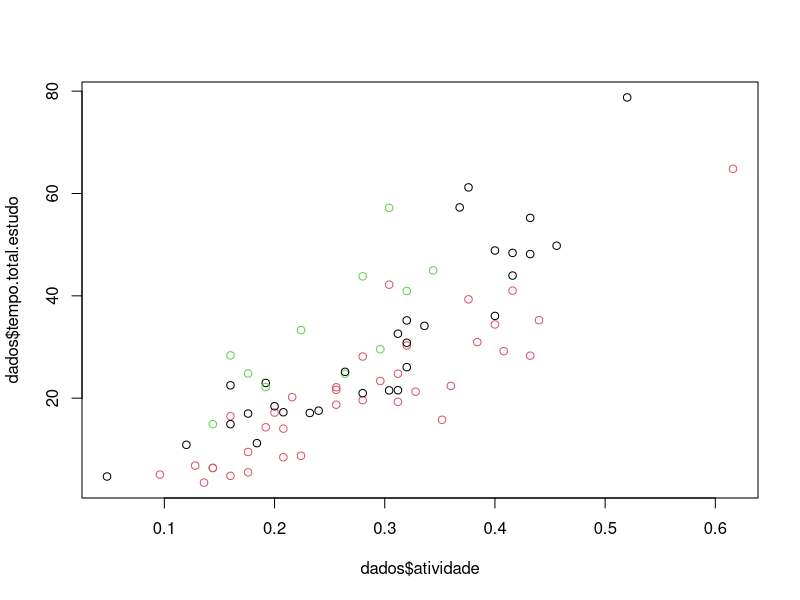
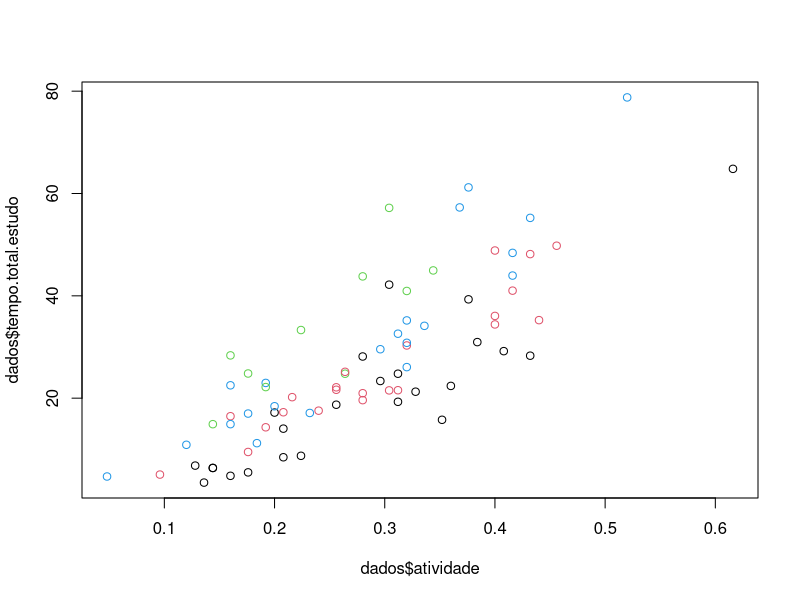
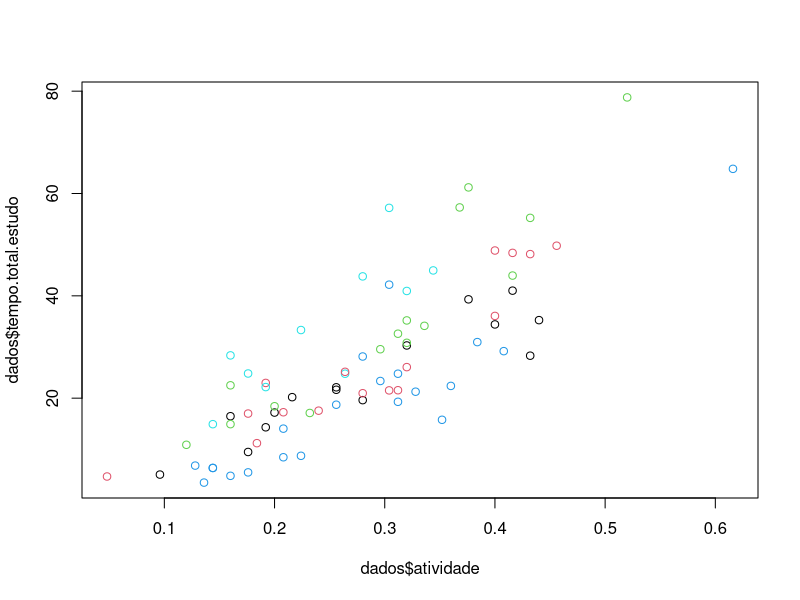
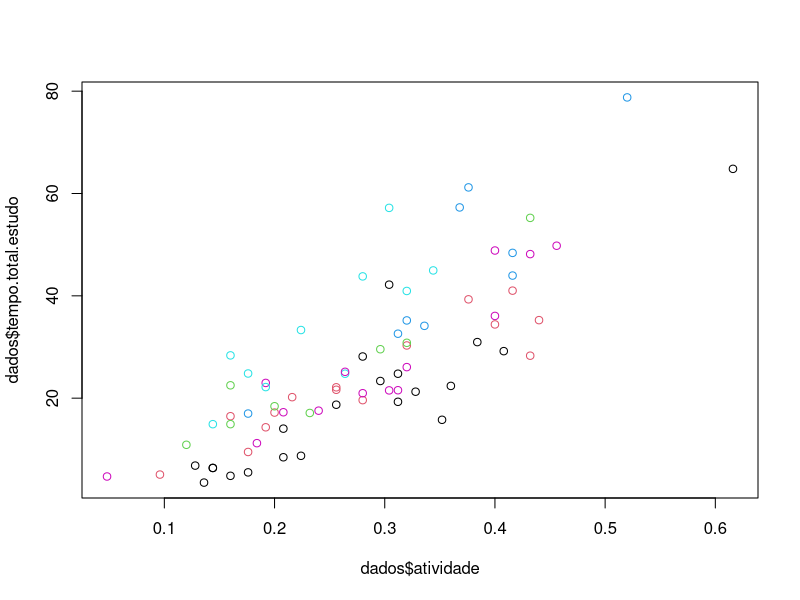

These charts were generated, in order, by the following R code:
# Script de agrupamento
# Iury Gregory Melo Ferreira - versao 2.0 (Fevereiro 2013)
#k = 3,4,5 e 6

dados <- read.csv("dados/TabelaParaPerfis.csv",header=T)

agrupamento1 <- kmeans(dados[,-1],3)
agrupamento2 <- kmeans(dados[,-1],4)
agrupamento3 <- kmeans(dados[,-1],5)
agrupamento4 <- kmeans(dados[,-1],6)


png("AgrupamentoK3.png",bg="transparent",width = 800, height = 600)
plot(dados$atividade,dados$tempo.total.estudo, col = agrupamento1$cluster)
points(agrupamento1$centers, col = 1:2, pch = 8, cex=2)
dev.off()

png("AgrupamentoK4.png",bg="transparent",width = 800, height = 600)
plot(dados$atividade,dados$tempo.total.estudo, col = agrupamento2$cluster)
points(agrupamento2$centers, col = 1:2, pch = 8, cex=2)
dev.off()

png("AgrupamentoK5.png",bg="transparent",width = 800, height = 600)
plot(dados$atividade,dados$tempo.total.estudo, col = agrupamento3$cluster)
points(agrupamento3$centers, col = 1:2, pch = 8, cex=2)
dev.off()

png("AgrupamentoK6.png",bg="transparent",width = 800, height = 600)
plot(dados$atividade,dados$tempo.total.estudo, col = agrupamento4$cluster)
points(agrupamento4$centers, col = 1:2, pch = 8, cex=2)
dev.off()

